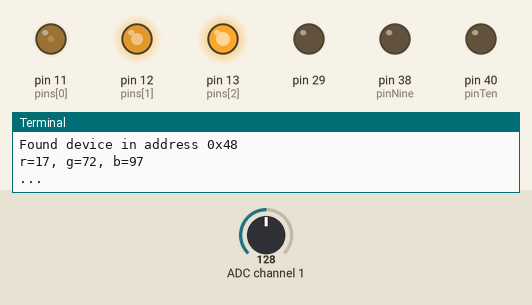
Recording of a program running on a simulated Raspberry Pi (header pin numbers). Shown: output pins drawn as LEDs (lit = HIGH), the last lines printed to the terminal. Inputs (shaded band) come from the test bench; at power-on: ADC channel 1 = 128 (analog values on the 0–255 scale). Random numbers come from a fixed seed; pins used as bus, display or sensor lines are not drawn.

Above: at 1.2 s.
1.3 s: ADC channel 1 set to 0
At 3.3 s:
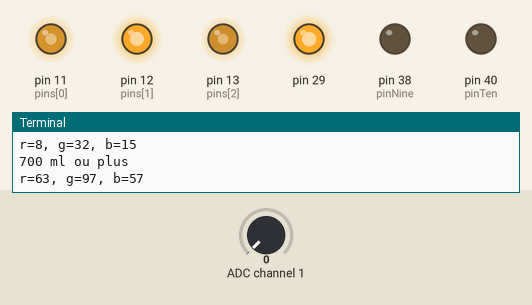
At 5.3 s:
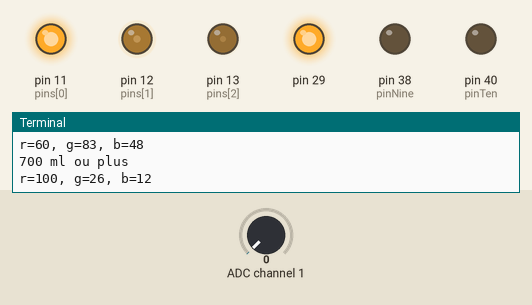
Timing chart, 0 to 29.1 s (numbered marks = the images above; inputs shaded):
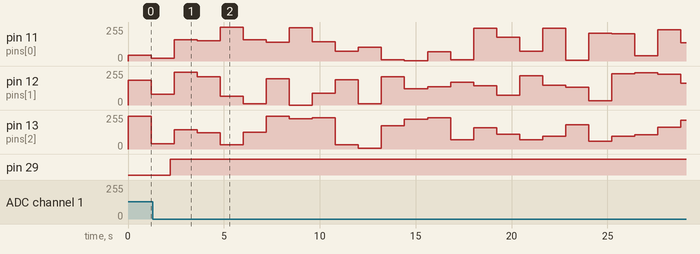

Measured:
- after the input at 1.3 s, pin 29: LOW → HIGH after 0.91 s

The program:

all.py
```python
import RPi.GPIO as GPIO
import time
from pi74HC595 import pi74HC595
from ADCDevice import *
import random

adc = ADCDevice()
VCC = 5
R_DIV = 10000

GPIO.setwarnings(False)
GPIO.setmode (GPIO.BOARD)

shift_register = pi74HC595()

pinNine = 38
pinTen = 40
GPIO.setup(pinNine, GPIO.OUT)
GPIO.setup(pinTen, GPIO.OUT)

DS: int = 29
ST: int = 31
SH: int = 33

pins=[11, 12, 13]


def setup():
    global adc
    if(adc.detectI2C(0x48)):
        adc = PCF8591()
    elif(adc.detectI2C(0x4b)):
        adc = ADS7830()
    else:
        print("No correct I2C address found, \n"
        "Please use command 'i2cdetect -y 1' to check the I2C address! \n"
        "Program Exit. \n");
        exit(-1)

    global pwmRed, pwmGreen, pwmBlue
    GPIO.setmode(GPIO.BOARD)
    GPIO.setup(pins, GPIO.OUT)
    GPIO.output(pins, GPIO.HIGH)
    pwmRed = GPIO.PWM(pins[0], 2000)
    pwmGreen = GPIO.PWM(pins[1], 2000)
    pwmBlue = GPIO.PWM(pins[2], 2000)
    pwmRed.start(0)
    pwmGreen.start(0)
    pwmBlue.start(0)

def loop():
     while True:
        r=random.randint(0,100)
        g=random.randint(0,100)
        b=random.randint(0,100)
        setColor(r,g,b)
        print('r=%d, g=%d, b=%d' %(r, g, b))
        time.sleep(1)
        fsrADC = adc.analogRead(1)
        fsrV = fsrADC * VCC / 255.0
        if fsrV <= 0.37  :
            shift_register.set_by_list([0, 1, 1, 1, 1, 1, 1, 1])
            print("700 ml ou plus")
        elif 0.38 <= fsrV <= 0.43 :
            shift_register.set_by_list([0, 0, 1, 1, 1, 1, 1, 1])
            print("600 ml")
        elif 0.44 <= fsrV <= 0.47 :
            shift_register.set_by_list([0, 0, 0, 1, 1, 1, 1, 1])
            print("500 ml")
        else:
            print("...")
        time.sleep(0.2)


def setColor(r_val, g_val, b_val):
    pwmRed.ChangeDutyCycle(r_val)
    pwmGreen.ChangeDutyCycle(g_val)
    pwmBlue.ChangeDutyCycle(b_val)

def clean():
    shift_register.clear()
    GPIO.output(pinNine, GPIO.LOW)
    GPIO.output(pinTen, GPIO.LOW)

def destroy():
    adc.close()
    pwmRed.stop()
    pwmGreen.stop()
    pwmBlue.stop()
    GPIO.cleanup()

if __name__ == '__main__':
    print ('Program is starting ... ')
    try:
        clean()
        setup()
        loop()
    except KeyboardInterrupt:
        clean()
        destroy()
```

pi74HC595.py
```python
import RPi.GPIO as gpio


class pi74HC595:
    def __init__(
        self, DS: int = 29, ST: int = 31, SH: int = 33, daisy_chain: int = 1,
    ):

        if not (isinstance(DS, int) or isinstance(ST, int) or isinstance(SH, int)):
            raise ValueError("Pins must be int")
        elif DS < 1 or DS > 40 or ST < 1 or ST > 40 or SH < 1 or SH > 40:
            raise ValueError("Pins (DS, ST, SH) must be within pin range")

        if not isinstance(daisy_chain, int):
            raise ValueError("daisy_chain must be int")
        elif daisy_chain < 1:
            raise ValueError("daisy_chain must be positive")

        self.data = DS  # DS
        self.parallel = ST  # ST_CP
        self.serial = SH  # SH_CP
        self.daisy_chain = daisy_chain  # Number of 74HC595s
        self.current = [0, 0, 0, 0, 0, 0, 0, 0] * self.daisy_chain
        self._setup_board()
        self.clear()

    def _setup_board(self):
        gpio.setup(self.data, gpio.OUT)
        gpio.output(self.data, gpio.LOW)
        gpio.setup(self.parallel, gpio.OUT)
        gpio.output(self.parallel, gpio.LOW)
        gpio.setup(self.serial, gpio.OUT)
        gpio.output(self.serial, gpio.LOW)

    def _output(self):  # ST_CP
        gpio.output(self.parallel, gpio.HIGH)
        gpio.output(self.parallel, gpio.LOW)

    def _tick(self):  # SH_CP
        gpio.output(self.serial, gpio.HIGH)
        gpio.output(self.serial, gpio.LOW)

    def _set_values(self, values):
        for bit in values:
            self.current.append(bit)
            del self.current[0]
            if bit == 1:
                gpio.output(self.data, gpio.HIGH)
            elif bit == 0:
                gpio.output(self.data, gpio.LOW)
            self._tick()
        self._output()

    def set_ds(self, pin: int):
        """
        Sets the pin for the serial data input (DS)

        Returns: None

        """
        if not isinstance(pin, int):
            raise ValueError("Argument must be int")
        elif pin < 1 or pin > 40:
            raise ValueError("Argument must be within pin range")

        self.data = DS

    def set_sh(self, pin: int):
        """
        Sets the pin for the shift register clock pin (SH_CP)

        Returns: None

        """
        if not isinstance(pin, int):
            raise ValueError("Argument must be int")
        elif pin < 1 or pin > 40:
            raise ValueError("Argument must be within pin range")

        self.parallel = DS

    def set_st(self, pin: int):
        """
        Sets the pin for the storage register clock pin (ST_CP)

        Returns: None

        """
        if not isinstance(pin, int):
            raise ValueError("Argument must be int")
        elif pin < 1 or pin > 40:
            raise ValueError("Argument must be within pin range")

        self.serial = ST

    def set_daisy_chain(self, num: int):
        """
        Sets the the number of 74HC595s used in Daisy Chain

        Returns: None

        """
        if not isinstance(num, int):
            raise ValueError("Argument must be int")
        elif num < 1:
            raise ValueError("Argument must be positive")

        self.daisy_chain = num

    def set_by_list(self, values):
        """
        Sends values in list to the internal function

        args: [0, 1, 0,...]
            or
            [False, True, False,...]

        Returns: None

        """
        if not isinstance(values, list):
            raise ValueError("Argument must be a list")

        for i in range(len(values)):
            if values[i] == True:
                values[i] = 1
            elif values[i] == False:
                values[i] = 0
            else:
                raise ValueError("Values within list must be 1, 0, or boolean")
        self._set_values(values)

    def set_by_int(self, value: int):
        """
        Sends the int value to the internal function
            (int to binary)

        args: 1 --> 1
            0 --> 0
            12 --> 1100
            999 -- > 1111100111
            etc...

        Returns: None

        """
        if not isinstance(value, int):
            raise ValueError("Argument must be int")
        elif value < 0:
            raise ValueError("Argument cannot be negative")

        self._set_values(list(map(int, bin(value)[2:])))

    def set_by_bool(self, value: bool):
        """
        Sends the boolean value to the internal function

        args: True
            or
            False

        Returns: None

        """
        if not isinstance(value, bool):
            raise ValueError("Argument must be boolean")

        if value == True:
            self._set_values([1])
        elif value == False:
            self._set_values([0])

    def get_values(self) -> list:
        """
        Returns the values of the current 74HC595(s)

        args: None

        Returns: List of current state
            [0, 1, 0,...]

        """
        return self.current

    def clear(self):
        """
        Sets the 74HC595 back to all off

        Returns: None

        """
        self._set_values([0, 0, 0, 0, 0, 0, 0, 0] * self.daisy_chain)
```
